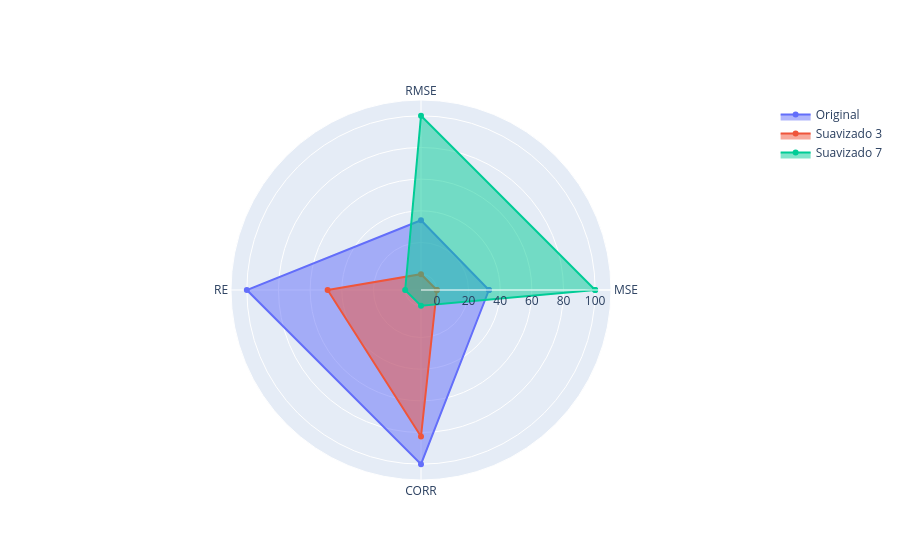

Source (notebook cell):
### Code cell
fig = errores.plotly_errores()
fig.show()

### Figure 1 — Plotly figure (JSON) as saved in the notebook; plotly's stock layout.template omitted (floating-point values rounded to 4 significant figures)
{"data": [{"fill": "toself", "name": "Original", "r": [32.9, 34.02, 100, 100, 32.9], "theta": ["MSE", "RMSE", "RE", "CORR", "MSE"], "type": "scatterpolar"}, {"fill": "toself", "name": "Suavizado 3", "r": [0, 0, 48.96, 82.51, 0], "theta": ["MSE", "RMSE", "RE", "CORR", "MSE"], "type": "scatterpolar"}, {"fill": "toself", "name": "Suavizado 7", "r": [100, 100, 0, 0, 100], "theta": ["MSE", "RMSE", "RE", "CORR", "MSE"], "type": "scatterpolar"}], "layout": {"polar": {"radialaxis": {"range": [-10, 110], "visible": true}}}}
